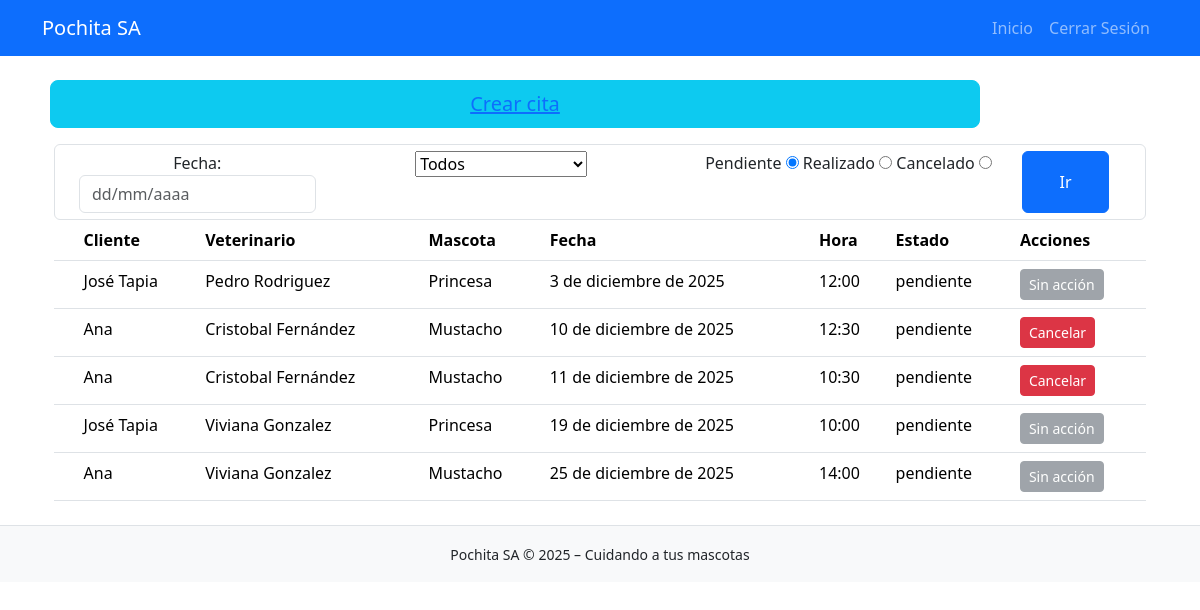
/horarios/ (signed in), run on an earlier commit of the app's database.
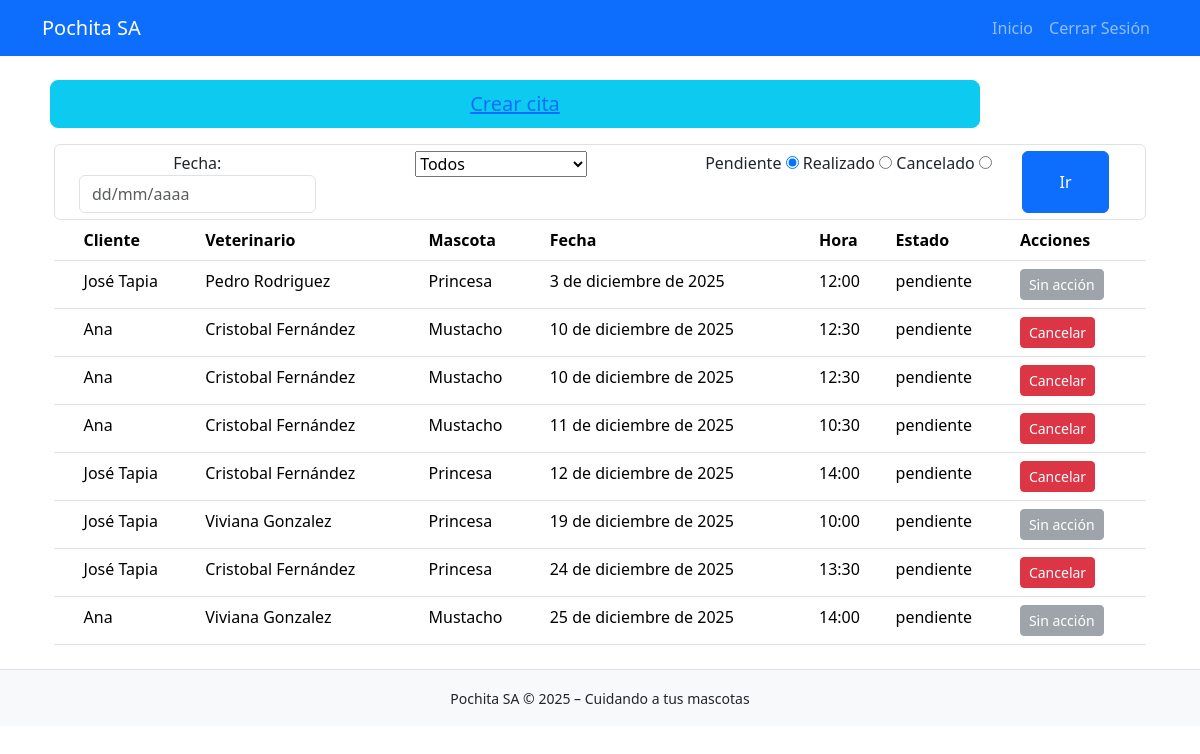
And on a later commit of the database.
### horarios/models.py (models this page shows, shortened)
class Cita(models.Model):
    fecha = models.DateField(verbose_name="Fecha agendada")
    hora_inicial = models.IntegerField(verbose_name="Bloque inicial de cita")
    estado = models.CharField(max_length=9, choices=ESTADOS_DE_CITA, verbose_name="Estado")
    veterinario = models.ForeignKey(Veterinario, on_delete=models.CASCADE, verbose_name="Veterinario asignado")
    ficha_cliente = models.ForeignKey(FichaMascota, on_delete=models.CASCADE, verbose_name="Ficha Cliente")
    updated = models.DateTimeField(auto_now=True, verbose_name="Última vez actualizado")
    def bloques_a_tiempo(self, bloque):
        inicio_horario = datetime(self.fecha.year, self.fecha.month, self.fecha.day, 8, 0, 0, 0)
        result = inicio_horario + timedelta(minutes=(bloque - 1) * 30)
        return result.strftime('%H:%M')
    @property
    def hora_inicial_a_tiempo(self):
        return self.bloques_a_tiempo(self.hora_inicial)

### fichas_mascota/models.py (models this page shows, shortened)
class FichaMascota(models.Model):
    cliente = models.CharField(max_length=90, verbose_name="Nombre del dueño")
    mascota = models.CharField(max_length=30, verbose_name="Nombre de la mascota")
    especie = models.CharField(max_length=40, verbose_name="Especie de la mascota")
    edad = models.IntegerField(verbose_name="Edad de la mascota")
    peso = models.IntegerField(verbose_name="Peso de la mascota")
    vacunas = models.TextField(max_length=60, verbose_name="Descripción de vacunas")
    tratamientos_apli = models.TextField(max_length=200, verbose_name="Tratamientos aplicados")
    tratamientos_sig = models.TextField(max_length=100, verbose_name="Siguiente tratamiento por aplicar")
    telefono = models.CharField(max_length=15, verbose_name="Teléfono de contacto")
    created = models.DateTimeField(auto_now_add=True, verbose_name="Fecha creación")
    updated = models.DateTimeField(auto_now=True, verbose_name="Última vez actualizado")

### veterinarios/models.py (models this page shows, shortened)
class Veterinario(models.Model):
    nombre = models.CharField(max_length=120, verbose_name="Nombre de Veterinario")
    usuario = models.ForeignKey(User, on_delete=models.CASCADE, verbose_name="Cuenta de usuario")
    created = models.DateTimeField(auto_now_add=True, verbose_name="Fecha de registro")

### horarios/views.py (the view)
# urls.py: path('', views.horarios, name = "horarios"),
@login_required
def horarios(req):
    veterinario = req.GET.get('veterinario')
    if veterinario:
        veterinario = veterinario.strip()
    estado = req.GET.get('estado', None)
    lista_estados = ["realizado", "pendiente", "cancelado"]
    if estado not in lista_estados:
        estado = "pendiente"
    hoy = localtime().date()
    try:
        fecha_str = req.GET.get('fecha', None)
        fecha = datetime.strptime(fecha_str, "%d/%m/%Y").date()
        if fecha < hoy:
            fecha = hoy
    except:
        fecha = date(hoy.year, hoy.month, 1)
    fecha_max = fecha + relativedelta(months=1)
    fecha_max = date(
        fecha_max.year,
        fecha_max.month,
        calendar.monthrange(fecha_max.year, fecha_max.month)[1]
    )
    if veterinario:
        citas = Cita.objects.filter(
            fecha__range=(fecha, fecha_max),
            estado=estado,
            veterinario__id=veterinario
        ).order_by('fecha')
    else:
        citas = Cita.objects.filter(
            fecha__range=(fecha, fecha_max),
            estado=estado
        ).order_by('fecha')
    veterinarios = Veterinario.objects.all().order_by('id')
    try:
        vet_loggeado = Veterinario.objects.get(usuario__id=req.user.id)
    except:
        vet_loggeado = None
    notificaciones = get_notificaciones(req)
    return render(req, 'horarios/horario.html', {
        'citas': citas,
        'fecha_min': hoy,   # Establece limite de fecha, hoy
        'fecha_max': fecha_max,
        'veterinarios': veterinarios,
        'vet_loggeado': vet_loggeado,
        'notificaciones': notificaciones
    })

### core/processors.py (called while the page is built)
def ctx_dict(req):
    ctx = {
        "NOMBRE_PAGINA": "Pochita S.A",
        "LINK_GITHUB": "https://github.com/FrappuccinoIc/pochita_sa"
    }
    return ctx

### core/views.py (called while the page is built)
def get_notificaciones(req):
    user_id = req.user.id
    try: recepcionista = Recepcionista.objects.get(usuario__id = user_id)
    except: recepcionista = False
    if not recepcionista:
        return 0
    notificaciones = Notificacion.objects.filter(recepcionista__usuario__id = user_id)
    return {"num": len(notificaciones), "es_recepcionista": recepcionista}

### horarios/templates/horarios/horario.html (shortened to what this page needs)
{% extends 'core/base.html' %}
{% block content %}
<div class="container">
    <div class="row text-center mb-3 x-5">
        <button class="btn btn-info btn-lg btn-block col-10 mx-2"><a class="" href="/horarios/citas/registrar">Crear cita</a></button>
    </div>
    <form class="form-control text-center" method="get" action="">
        <div class="container row">
            <div class="col-3">
                <label for="fecha">Fecha:</label>
                <input type="text" id="fecha" readonly name="fecha" class="form-control" autocomplete="off" placeholder="dd/mm/aaaa"
                    min="{{fecha_min.year}}-{{fecha_min.month}}-1"
                    max="{{fecha_max.year}}-{{fecha_max.month}}-{{fecha_max.day}}"
                >
            </div>
            <div class="col-4">
                <select name="veterinario" id="veterinario">
                    <option value="">Todos</option>
                </select>
            </div>
            <div class="col-4">
                <label for="pendiente">Pendiente</label>
                <input type="radio" id="pendiente" name="estado" value="pendiente" checked>
                <label for="realizado">Realizado</label>
                <input type="radio" id="realizado" name="estado" value="realizado">
                <label for="cancelado">Cancelado</label>
                <input type="radio" id="cancelado" name="estado" value="cancelado">
            </div>
            <button class="btn btn-primary col-1">Ir</button>
        </div>
    </form>
    <table class="table">
        <thead>
            <tr>
                <th></th>
                <th>Cliente</th>
                <th>Veterinario</th>
                <th>Mascota</th>
                <th>Fecha</th>
                <th>Hora</th>
                <th>Estado</th>
                <th>Acciones</th>
            </tr>
        </thead>
        <tbody>
            {% for cita in citas %}
            <tr>
                <td></td>
                <td>{{ cita.ficha_cliente.cliente }}</td>
                <td>{{ cita.veterinario.nombre }}</td>
                <td>{{ cita.ficha_cliente.mascota }}</td>
                <td>{{ cita.fecha }}</td>
                <td>{{ cita.hora_inicial_a_tiempo }}</td>
                <td>{{ cita.estado }}</td>
                <td>
                    {% if vet_loggeado.id == cita.veterinario.id and cita.estado == "pendiente" %}
                    <a href="{% url 'eliminar_cita' cita.id %}"
                        class="btn btn-sm btn-danger">
                        Cancelar
                    </a>
                    {% elif vet_loggeado.id == cita.veterinario.id %}
                    <button class="btn btn-sm btn-dark" disabled>
                        {{ cita.estado|capfirst }}
                    </button>
                    {% else %}
                    <button class="btn btn-sm btn-secondary" disabled>
                        Sin acción
                    </button>
                    {% endif %}
                </td>
            </tr>
            {% endfor %}
        </tbody>
    </table>
</div>
<link rel="stylesheet"
href="https://cdnjs.cloudflare.com/ajax/libs/bootstrap-datepicker/1.9.0/css/bootstrap-datepicker.min.css">
{% endblock %}

### core/templates/core/base.html (shortened to what this page needs)
<!DOCTYPE html>
<html lang="es">
<head>
    <link
        href="https://cdn.jsdelivr.net/npm/bootstrap@5.3.2/dist/css/bootstrap.min.css"
        rel="stylesheet">
</head>
<body>
    <nav class="navbar navbar-expand-lg navbar-dark bg-primary">
        <div class="container">
            <a class="navbar-brand" href="/">Pochita SA</a>
            <div class="collapse navbar-collapse" id="navbarNav">
                <ul class="navbar-nav ms-auto">
                    <li class="nav-item">
                        <a class="nav-link" href="/">Inicio</a>
                    </li>
                    {% if user.is_authenticated %}
                    <li class="nav-item">
                        <a class="nav-link" href="/?salir=si">Cerrar Sesión</a>
                    </li>
                    {% else %}
                    <li class="nav-item">
                        <a class="nav-link" href="/admin">Login</a>
                    </li>
                    {% endif%}
                </ul>
            </div>
        </div>
    </nav>
    <main class="container mt-4">
        {% block content %}{% endblock %}
    </main>
    <footer class="bg-light text-center p-3 mt-4 border-top">
        <small>Pochita SA © 2025 – Cuidando a tus mascotas</small>
    </footer>
</body>
</html>

What changed in the data, as far as the page shows it:
added Cita: ficha_cliente.cliente "Ana", veterinario.nombre "Cristobal Fernández", ficha_cliente.mascota "Mustacho", fecha "10 de diciembre de 2025", hora_inicial_a_tiempo "12:30", estado "pendiente", shows "Cancelar"
added Cita: ficha_cliente.cliente "José Tapia", veterinario.nombre "Cristobal Fernández", ficha_cliente.mascota "Princesa", fecha "12 de diciembre de 2025", hora_inicial_a_tiempo "14:00", estado "pendiente", shows "Cancelar"
added Cita: ficha_cliente.cliente "José Tapia", veterinario.nombre "Cristobal Fernández", ficha_cliente.mascota "Princesa", fecha "24 de diciembre de 2025", hora_inicial_a_tiempo "13:30", estado "pendiente", shows "Cancelar"
